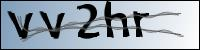
#> input picture unlabeled/cap_0.jpg, 200 x 50 px; its folder holds only this picture in this run
$ python annotate.py   (older library calls are emulated)
#> lines starting #> are read from the running program, lines starting #| are printed output that depends on the picture; after the words box and inside, x2 and y2 are one past the last pixel; in counts of white or black regions, pixels touching at a corner belong together
### utils.py

import numpy as np
import cv2 as cv
import os

def clearImage(img):
  margin = 2
  img = img[margin:-margin,margin:-margin]
  ret, th3 = cv.threshold(img,80,255,cv.THRESH_BINARY)

  #th3 = cv.adaptiveThreshold(img,255,cv.ADAPTIVE_THRESH_GAUSSIAN_C,\
  #                           cv.THRESH_BINARY,11,2)

#  k2 = np.ones((3,3), np.uint8)
  k2 = np.array([0,1,0,1,1,1,0,1,0], np.uint8).reshape((3,3))
  img_erosion = cv.dilate(th3, k2, iterations=1)
  img_d = cv.erode(img_erosion, k2, iterations=1)
#  img_d = cv.dilate(img_d, k2, iterations=1)

  img_d = cv.bitwise_not(img_d)
  return img_d

# [92 lines left out: functions extractComponents, displayComponents, extractComponent, extractLabel, loadLabeledData, not called in this run]

### annotate.py
import glob

import numpy as np
import cv2 as cv
import utils as cp
import os

print(cp)

files = glob.glob("unlabeled/*.jpg")

print("Found " + str(len(files)) + " files to annotate")
cv.namedWindow('image1')
cv.namedWindow('image2')

for file in files:
    img = cv.imread(file, 0)
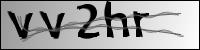
#> img: shape (50, 200); min 0, max 255, mean 161.7
    cv.imshow('image1',img);
    cv.imshow('image2',cp.clearImage(img));
#> in clearImage, `img = img[margin:-margin,margin:-margin]`:
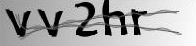
#> img: shape (46, 196); min 0, max 255, mean 168.4
#> in clearImage, `ret, th3 = cv.threshold(img,80,255,cv.THRESH_BINARY)`:
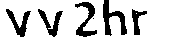
#> th3: shape (46, 196); 85.3% white; 6 black regions (1 under 20 px), largest, box (x1, y1, x2, y2) and area: (103, 0, 127, 36) 355, (75, 2, 97, 37) 303, (6, 9, 31, 37) 257, (38, 9, 63, 37) 245, (132, 9, 147, 35) 166
#> in clearImage, `img_erosion = cv.dilate(th3, k2, iterations=1)`:
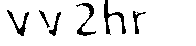
#> img_erosion: shape (46, 196); 91.3% white; 6 black regions, box (x1, y1, x2, y2) and area: (104, 0, 126, 35) 219, (76, 3, 96, 36) 180, (7, 10, 29, 36) 157, (133, 11, 146, 34) 90, (49, 12, 61, 36) 89, (39, 10, 50, 28) 51
#> in clearImage, `img_d = cv.erode(img_erosion, k2, iterations=1)`:
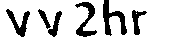
#> img_d: shape (46, 196); 85.6% white; 6 black regions, box (x1, y1, x2, y2) and area: (103, 0, 127, 36) 352, (75, 2, 97, 37) 297, (6, 9, 30, 37) 252, (132, 10, 147, 35) 159, (48, 11, 62, 37) 146, (38, 9, 51, 29) 92
    cv.waitKey(1)
    name= input("Enter captcha: ")
#> the answer given: unlabeled/cap_0.jpg
    print("Moving " + file + " to labeled/" + name + ".jpg")
    os.rename(file, "labeled/" + name + ".jpg")

$ run again, on unlabeled/cap_13.jpg
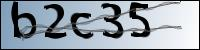
#> input picture unlabeled/cap_13.jpg, 200 x 50 px
#> in clearImage, `ret, th3 = cv.threshold(img,80,255,cv.THRESH_BINARY)`:
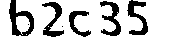
#> th3: shape (46, 196); 82.8% white; 7 black regions (2 under 20 px), largest, box (x1, y1, x2, y2) and area: (9, 0, 34, 36) 393, (127, 0, 148, 35) 316, (100, 1, 121, 36) 314, (42, 2, 64, 37) 305, (69, 11, 91, 37) 223
#> img_erosion: shape (46, 196); 90% white; 6 black regions, box (x1, y1, x2, y2) and area: (10, 0, 33, 35) 239, (128, 1, 147, 34) 185, (101, 2, 120, 35) 176, (70, 12, 90, 36) 123, (44, 3, 61, 26) 108, (44, 27, 63, 36) 70
#> in clearImage, `img_d = cv.erode(img_erosion, k2, iterations=1)`:
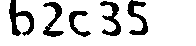
#> img_d: shape (46, 196); 83.4% white; 5 black regions, box (x1, y1, x2, y2) and area: (9, 0, 34, 36) 382, (127, 0, 148, 35) 308, (100, 1, 121, 36) 302, (43, 2, 64, 37) 295, (69, 11, 91, 37) 214

$ run again, on unlabeled/cap_14.jpg
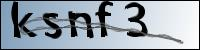
#> input picture unlabeled/cap_14.jpg, 200 x 50 px
#> in clearImage, `ret, th3 = cv.threshold(img,80,255,cv.THRESH_BINARY)`:
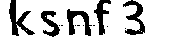
#> th3: shape (46, 196); 83.8% white; 13 black regions (8 under 20 px), largest, box (x1, y1, x2, y2) and area: (9, 0, 35, 36) 351, (123, 0, 145, 35) 311, (67, 9, 92, 36) 307, (94, 0, 111, 35) 244, (41, 11, 60, 37) 234
#> img_erosion: shape (46, 196); 90.5% white; 8 black regions (1 under 20 px), largest, box (x1, y1, x2, y2) and area: (68, 10, 90, 35) 186, (95, 0, 110, 34) 152, (42, 12, 59, 36) 135
#> in clearImage, `img_d = cv.erode(img_erosion, k2, iterations=1)`:
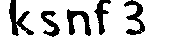
#> img_d: shape (46, 196); 84.4% white; 5 black regions, box (x1, y1, x2, y2) and area: (9, 0, 34, 36) 345, (67, 9, 91, 36) 300, (124, 0, 145, 35) 298, (94, 0, 111, 35) 235, (41, 11, 60, 37) 227
